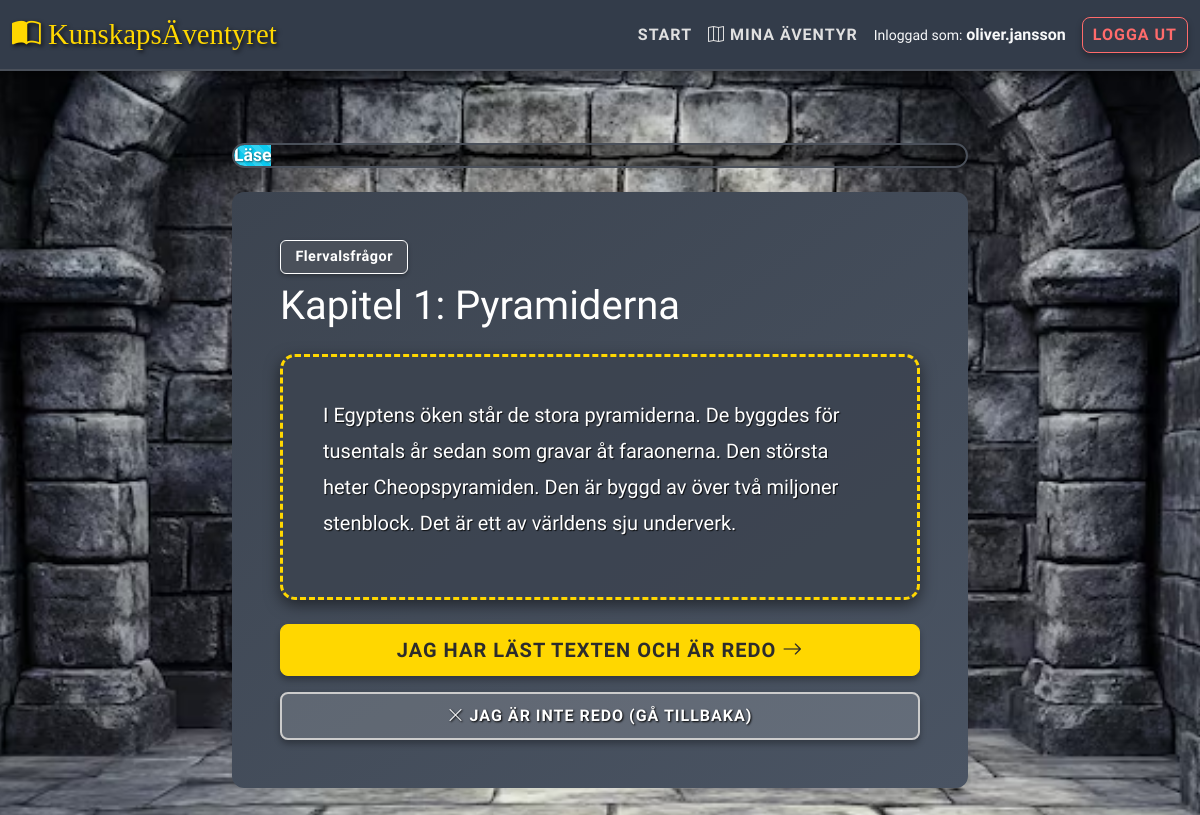
The app's page /task_view.php?id=101 (signed in) with its own data.
### tables this page shows
CREATE TABLE `tasks` (
  `t_id` int NOT NULL,
  `t_name` varchar(255) NOT NULL,
  `t_type_fk` int NOT NULL,
  `t_genre_fk` int DEFAULT NULL COMMENT 'Genre ID',
  `t_teacher_fk` int DEFAULT NULL,
  `t_class_fk` int DEFAULT NULL COMMENT 'Koppling till klass',
  `t_text` text,
  `t_questions` text COMMENT 'Kan vara JSON-data med frågor och svar',
  `t_level_fk` int NOT NULL,
  `t_xp` int NOT NULL DEFAULT '10' COMMENT 'XP som uppgiften ger'
);

CREATE TABLE `task_types` (
  `tt_id` int NOT NULL,
  `tt_name` varchar(255) NOT NULL
);

### include/config.php (called while the page is built, shortened)
<?php
$host = '127.0.0.1';
$db   = 'utbildningsportal';
$user = 'root';
$pass = '';
$charset = 'utf8mb4';
$dsn = "mysql:host=$host;dbname=$db;charset=$charset";
$options = [
    PDO::ATTR_ERRMODE => PDO::ERRMODE_EXCEPTION,
    PDO::ATTR_DEFAULT_FETCH_MODE => PDO::FETCH_ASSOC,
    PDO::ATTR_EMULATE_PREPARES => false,
];
$pdo = new PDO($dsn, $user, $pass, $options);
$task_obj = new Task($pdo);
?>

### include/class_task.php (called while the page is built, shortened)
<?php
class Task {
    private $pdo;
    public function __construct($pdo) {
        $this->pdo = $pdo;
    }
    public function getTaskById($id) {
        try {
            $sql = "SELECT tasks.*, users.u_name AS teacher_name, task_types.tt_name AS type_name,
                           task_levels.tl_name AS level_name, task_levels.tl_level,
                           classes.c_name AS class_name, genres.g_name AS genre_name
                    FROM tasks
                    LEFT JOIN users ON tasks.t_teacher_fk = users.u_id
                    LEFT JOIN task_types ON tasks.t_type_fk = task_types.tt_id
                    LEFT JOIN task_levels ON tasks.t_level_fk = task_levels.tl_id
                    LEFT JOIN classes ON tasks.t_class_fk = classes.c_id
                    LEFT JOIN genres ON tasks.t_genre_fk = genres.g_id
                    WHERE tasks.t_id = ?";
            $stmt = $this->pdo->prepare($sql);
            $stmt->execute([$id]);
            return $stmt->fetch(PDO::FETCH_ASSOC);
        } catch (PDOException $e) { return false; }
    }
    public function getUnlockedLevel($studentId, $typeId, $genreId = null) {
        try {
            $sql = "SELECT MAX(task_levels.tl_level)
                    FROM student_tasks
                    JOIN tasks ON student_tasks.st_t_id_fk = tasks.t_id
                    JOIN task_levels ON tasks.t_level_fk = task_levels.tl_id
                    WHERE student_tasks.st_s_id_fk = ?
                    AND tasks.t_type_fk = ?
                    AND student_tasks.st_completed = 1";
            $params = [$studentId, $typeId];
            if ($genreId !== null) {
                $sql .= " AND tasks.t_genre_fk = ?";
                $params[] = $genreId;
            }
            $stmt = $this->pdo->prepare($sql);
            $stmt->execute($params);
            $maxLevel = $stmt->fetchColumn();
            return ($maxLevel) ? $maxLevel + 1 : 1;
        } catch (PDOException $e) { return 1; }
    }
}
?>

### task_view.php (the view, shortened to what this page needs)
<?php
require_once "include/header.php";
$taskId = isset($_GET['id']) ? $_GET['id'] : 0;
$task = $task_obj->getTaskById($taskId);
$unlockedLevel = $task_obj->getUnlockedLevel($_SESSION['user_id'], $task['t_type_fk'], $task['t_genre_fk']);
$isLocked = ($task['tl_level'] > $unlockedLevel);
?>
<div class="container mt-5 mb-5">
    <div class="row justify-content-center">
        <div class="col-md-8">
            <?php if ($isLocked): ?>
                <div class="card shadow-lg text-center border-secondary" style="border-width: 3px; background-color: #f8d7da;">
                    <div class="card-body p-5 rounded">
                        <i class="bi bi-lock-fill display-1 text-secondary mb-4"></i>
                        <h1 class="text-danger mb-3" style="font-family: 'Cinzel Decorative';">Detta kapitel är låst!</h1>
                        <p class="lead mb-4 text-dark">Du har inte låst upp denna nivå än.</p>
                        <a href="dashboard.php" class="btn btn-primary btn-lg">Tillbaka till Kartan</a>
                    </div>
                </div>
            <?php else: ?>
                <div class="progress mb-4" style="height: 25px;">
                    <div id="progressBar" class="progress-bar bg-success progress-bar-striped progress-bar-animated" role="progressbar" style="width: 0%;">Start</div>
                </div>
                <form action="task_submit.php" method="POST" id="quizForm">
                    <div class="step-card" id="step-0">
                        <div class="card shadow-sm border-0">
                            <div class="card-body p-5">
                                <span class="badge bg-secondary mb-2"><?= htmlspecialchars($task['type_name']) ?></span>
                                <h1 class="card-title mb-4"><?= htmlspecialchars($task['t_name']) ?></h1>
                                <div class="task-instruction-panel mb-4">
                                    <p class="lead" style="white-space: pre-wrap;"><?= htmlspecialchars($task['t_text']) ?></p>
                                </div>
                                <div class="d-grid gap-3">
                                    <button type="button" class="btn btn-primary btn-lg" onclick="nextStep()">Jag har läst texten och är redo <i class="bi bi-arrow-right"></i></button>
                                    <a href="dashboard.php" class="btn btn-outline-secondary"><i class="bi bi-x-lg"></i> Jag är inte redo (Gå tillbaka)</a>
                                </div>
                            </div>
                        </div>
                    </div>
                </form>
            <?php endif; ?>
        </div>
    </div>
</div>
<?php require_once "include/footer.php"; ?>

### css/style.css (style rules this page uses)
:root { --primary-stone: #5c626c; --dark-stone: #3c4450; --border-thick: #4a505a; --accent-gold: #ffd700; --accent-gold-dark: #e6c200; --background-dark: #333c4a; --text-white: #ffffff; --text-light-gray: #e0e0e0; --text-dark: #333333; --success-green: #28a745; --danger-red: #dc3545; }
body { font-family: "Exo 2", sans-serif; background-color: var(--primary-stone); color: var(--text-white); min-height: 100vh; display: flex; flex-direction: column; }
.student-page-background { background-image: url("../assets/stone_bg_13112025.png"); background-size: cover; background-attachment: fixed; background-position: center; }
.container { padding-top: 1.5rem; padding-bottom: 3rem; }
.card { background: linear-gradient(145deg, #3c4450, #4a5463); border: 4px solid var(--border-thick); border-radius: 12px; box-shadow: 0 8px 20px rgba(0, 0, 0, 0.6); transition: transform 0.2s, box-shadow 0.2s; color: var(--text-white); }
.card-body { background-color: transparent; padding: 1rem; }
.task-instruction-panel { background-color: rgba(60, 68, 80, 0.9); border: 3px dashed var(--accent-gold); border-radius: 15px; padding: 2.5rem; color: var(--text-white); font-size: 1.25rem; line-height: 1.8; box-shadow: 0 5px 15px rgba(0, 0, 0, 0.5); text-shadow: 1px 1px 1px rgba(0, 0, 0, 0.8); }
.btn { border-radius: 8px; font-weight: 700; padding: 10px 20px; letter-spacing: 1px; text-transform: uppercase; box-shadow: 0 4px 6px rgba(0, 0, 0, 0.3); transition: all 0.2s; }
.btn-primary { background-color: var(--accent-gold); border-color: var(--accent-gold); color: #2c2c2c; }
.btn-outline-secondary { color: #ffffff !important; border-color: #cccccc; background-color: rgba(255, 255, 255, 0.15); border-width: 2px; font-weight: 700; text-shadow: 1px 1px 2px #000; }
.progress { border-radius: 15px; height: 35px; background-color: rgba(0, 0, 0, 0.5); border: 2px solid var(--border-thick); }
.progress-bar { background-color: var(--success-green); font-size: 1.1rem; font-weight: 700; line-height: 35px; text-shadow: 1px 1px 2px rgba(0, 0, 0, 0.5); }
.badge { border-radius: 6px; padding: 0.6em 1em; font-size: 0.9em; font-weight: 700; letter-spacing: 0.5px; box-shadow: 0 2px 4px rgba(0, 0, 0, 0.3); }
.badge.bg-secondary { background-color: var(--border-thick) !important; color: white !important; border: 1px solid white; }
body:not(.admin-mode) .card { color: var(--text-white); }

### records on screen
tasks: t_type_fk.tt_name "Flervalsfrågor", t_name "Kapitel 1: Pyramiderna", t_text "I Egyptens öken står de stora pyramiderna. De byggdes för tusentals år sedan som gravar åt faraonerna. Den största heter Cheopspyramiden. Den är byggd av över två miljoner stenblock. Det är ett av världens sju underverk."

### other values on screen
$_SESSION['username'] "oliver.jansson"
